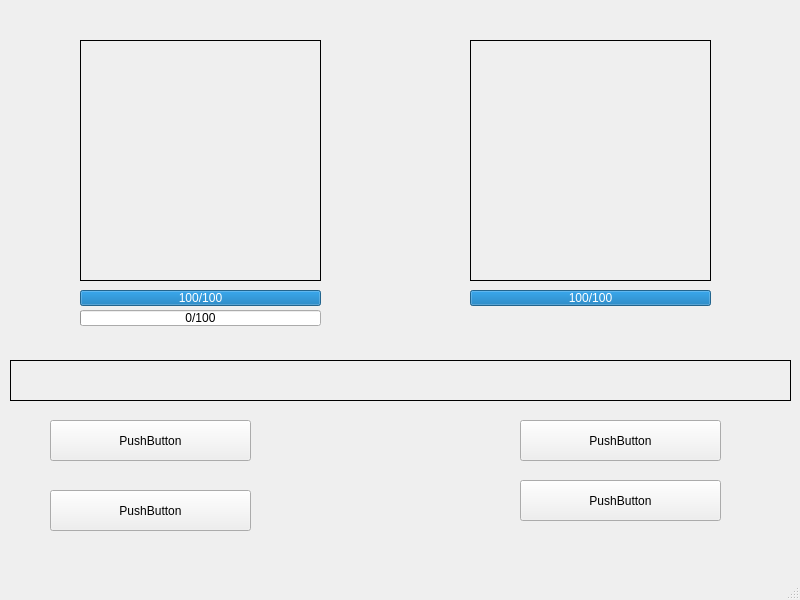
<?xml version="1.0" encoding="UTF-8"?>
<ui version="4.0">
 <class>MainWindow</class>
 <widget class="QMainWindow" name="MainWindow">
  <property name="geometry">
   <rect>
    <x>0</x>
    <y>0</y>
    <width>800</width>
    <height>600</height>
   </rect>
  </property>
  <property name="minimumSize">
   <size>
    <width>800</width>
    <height>600</height>
   </size>
  </property>
  <property name="maximumSize">
   <size>
    <width>800</width>
    <height>600</height>
   </size>
  </property>
  <property name="windowTitle">
   <string>ScienceRPG</string>
  </property>
  <widget class="QWidget" name="centralWidget">
   <widget class="QLabel" name="heroImg">
    <property name="geometry">
     <rect>
      <x>80</x>
      <y>40</y>
      <width>241</width>
      <height>241</height>
     </rect>
    </property>
    <property name="frameShape">
     <enum>QFrame::Box</enum>
    </property>
    <property name="text">
     <string/>
    </property>
   </widget>
   <widget class="QLabel" name="enemyImg">
    <property name="geometry">
     <rect>
      <x>470</x>
      <y>40</y>
      <width>241</width>
      <height>241</height>
     </rect>
    </property>
    <property name="frameShape">
     <enum>QFrame::Box</enum>
    </property>
    <property name="text">
     <string/>
    </property>
   </widget>
   <widget class="QProgressBar" name="heroHP">
    <property name="geometry">
     <rect>
      <x>80</x>
      <y>290</y>
      <width>241</width>
      <height>16</height>
     </rect>
    </property>
    <property name="value">
     <number>100</number>
    </property>
    <property name="format">
     <string>%v/%m</string>
    </property>
   </widget>
   <widget class="QProgressBar" name="heroEXP">
    <property name="geometry">
     <rect>
      <x>80</x>
      <y>310</y>
      <width>241</width>
      <height>16</height>
     </rect>
    </property>
    <property name="value">
     <number>0</number>
    </property>
    <property name="format">
     <string>%v/%m</string>
    </property>
   </widget>
   <widget class="QProgressBar" name="enemyHP">
    <property name="geometry">
     <rect>
      <x>470</x>
      <y>290</y>
      <width>241</width>
      <height>16</height>
     </rect>
    </property>
    <property name="value">
     <number>100</number>
    </property>
    <property name="format">
     <string>%v/%m</string>
    </property>
   </widget>
   <widget class="QLabel" name="questLbl">
    <property name="geometry">
     <rect>
      <x>10</x>
      <y>360</y>
      <width>781</width>
      <height>41</height>
     </rect>
    </property>
    <property name="font">
     <font>
      <pointsize>16</pointsize>
      <weight>75</weight>
      <bold>true</bold>
     </font>
    </property>
    <property name="frameShape">
     <enum>QFrame::Box</enum>
    </property>
    <property name="text">
     <string/>
    </property>
    <property name="alignment">
     <set>Qt::AlignCenter</set>
    </property>
   </widget>
   <widget class="QPushButton" name="fAnsBtn">
    <property name="geometry">
     <rect>
      <x>50</x>
      <y>420</y>
      <width>201</width>
      <height>41</height>
     </rect>
    </property>
    <property name="text">
     <string>PushButton</string>
    </property>
   </widget>
   <widget class="QPushButton" name="sAnsBtn">
    <property name="geometry">
     <rect>
      <x>50</x>
      <y>490</y>
      <width>201</width>
      <height>41</height>
     </rect>
    </property>
    <property name="text">
     <string>PushButton</string>
    </property>
   </widget>
   <widget class="QPushButton" name="tAnsBtn">
    <property name="geometry">
     <rect>
      <x>520</x>
      <y>420</y>
      <width>201</width>
      <height>41</height>
     </rect>
    </property>
    <property name="text">
     <string>PushButton</string>
    </property>
   </widget>
   <widget class="QPushButton" name="foAnsBtn">
    <property name="geometry">
     <rect>
      <x>520</x>
      <y>480</y>
      <width>201</width>
      <height>41</height>
     </rect>
    </property>
    <property name="text">
     <string>PushButton</string>
    </property>
   </widget>
  </widget>
  <widget class="QStatusBar" name="statusBar"/>
 </widget>
 <layoutdefault spacing="6" margin="11"/>
 <resources/>
 <connections/>
</ui>
